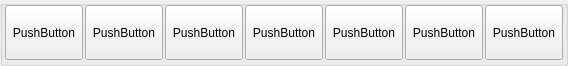
   <widget class="QGroupBox" name="groupBox_3">
    <property name="geometry">
     <rect>
      <x>259</x>
      <y>153</y>
      <width>568</width>
      <height>66</height>
     </rect>
    </property>
    <property name="title">
     <string/>
    </property>
    <widget class="QPushButton" name="pushButton_15">
     <property name="geometry">
      <rect>
       <x>5</x>
       <y>5</y>
       <width>78</width>
       <height>55</height>
      </rect>
     </property>
     <property name="sizePolicy">
      <sizepolicy hsizetype="Fixed" vsizetype="Fixed">
       <horstretch>0</horstretch>
       <verstretch>0</verstretch>
      </sizepolicy>
     </property>
     <property name="minimumSize">
      <size>
       <width>0</width>
       <height>55</height>
      </size>
     </property>
     <property name="maximumSize">
      <size>
       <width>100</width>
       <height>16777215</height>
      </size>
     </property>
     <property name="autoFillBackground">
      <bool>false</bool>
     </property>
     <property name="text">
      <string>PushButton</string>
     </property>
     <property name="checkable">
      <bool>false</bool>
     </property>
     <property name="checked">
      <bool>false</bool>
     </property>
     <property name="autoDefault">
      <bool>false</bool>
     </property>
     <property name="default">
      <bool>false</bool>
     </property>
     <property name="flat">
      <bool>false</bool>
     </property>
    </widget>
    <widget class="QPushButton" name="pushButton_16">
     <property name="geometry">
      <rect>
       <x>85</x>
       <y>5</y>
       <width>78</width>
       <height>55</height>
      </rect>
     </property>
     <property name="sizePolicy">
      <sizepolicy hsizetype="Fixed" vsizetype="Fixed">
       <horstretch>0</horstretch>
       <verstretch>0</verstretch>
      </sizepolicy>
     </property>
     <property name="minimumSize">
      <size>
       <width>0</width>
       <height>55</height>
      </size>
     </property>
     <property name="maximumSize">
      <size>
       <width>100</width>
       <height>16777215</height>
      </size>
     </property>
     <property name="autoFillBackground">
      <bool>false</bool>
     </property>
     <property name="text">
      <string>PushButton</string>
     </property>
     <property name="checkable">
      <bool>false</bool>
     </property>
     <property name="checked">
      <bool>false</bool>
     </property>
     <property name="autoDefault">
      <bool>false</bool>
     </property>
     <property name="default">
      <bool>false</bool>
     </property>
     <property name="flat">
      <bool>false</bool>
     </property>
    </widget>
    <widget class="QPushButton" name="pushButton_17">
     <property name="geometry">
      <rect>
       <x>165</x>
       <y>5</y>
       <width>78</width>
       <height>55</height>
      </rect>
     </property>
     <property name="sizePolicy">
      <sizepolicy hsizetype="Fixed" vsizetype="Fixed">
       <horstretch>0</horstretch>
       <verstretch>0</verstretch>
      </sizepolicy>
     </property>
     <property name="minimumSize">
      <size>
       <width>0</width>
       <height>55</height>
      </size>
     </property>
     <property name="maximumSize">
      <size>
       <width>100</width>
       <height>16777215</height>
      </size>
     </property>
     <property name="autoFillBackground">
      <bool>false</bool>
     </property>
     <property name="text">
      <string>PushButton</string>
     </property>
     <property name="checkable">
      <bool>false</bool>
     </property>
     <property name="checked">
      <bool>false</bool>
     </property>
     <property name="autoDefault">
      <bool>false</bool>
     </property>
     <property name="default">
      <bool>false</bool>
     </property>
     <property name="flat">
      <bool>false</bool>
     </property>
    </widget>
    <widget class="QPushButton" name="pushButton_18">
     <property name="geometry">
      <rect>
       <x>245</x>
       <y>5</y>
       <width>78</width>
       <height>55</height>
      </rect>
     </property>
     <property name="sizePolicy">
      <sizepolicy hsizetype="Fixed" vsizetype="Fixed">
       <horstretch>0</horstretch>
       <verstretch>0</verstretch>
      </sizepolicy>
     </property>
     <property name="minimumSize">
      <size>
       <width>0</width>
       <height>55</height>
      </size>
     </property>
     <property name="maximumSize">
      <size>
       <width>100</width>
       <height>16777215</height>
      </size>
     </property>
     <property name="autoFillBackground">
      <bool>false</bool>
     </property>
     <property name="text">
      <string>PushButton</string>
     </property>
     <property name="checkable">
      <bool>false</bool>
     </property>
     <property name="checked">
      <bool>false</bool>
     </property>
     <property name="autoDefault">
      <bool>false</bool>
     </property>
     <property name="default">
      <bool>false</bool>
     </property>
     <property name="flat">
      <bool>false</bool>
     </property>
    </widget>
    <widget class="QPushButton" name="pushButton_19">
     <property name="geometry">
      <rect>
       <x>325</x>
       <y>5</y>
       <width>78</width>
       <height>55</height>
      </rect>
     </property>
     <property name="sizePolicy">
      <sizepolicy hsizetype="Fixed" vsizetype="Fixed">
       <horstretch>0</horstretch>
       <verstretch>0</verstretch>
      </sizepolicy>
     </property>
     <property name="minimumSize">
      <size>
       <width>0</width>
       <height>55</height>
      </size>
     </property>
     <property name="maximumSize">
      <size>
       <width>100</width>
       <height>16777215</height>
      </size>
     </property>
     <property name="autoFillBackground">
      <bool>false</bool>
     </property>
     <property name="text">
      <string>PushButton</string>
     </property>
     <property name="checkable">
      <bool>false</bool>
     </property>
     <property name="checked">
      <bool>false</bool>
     </property>
     <property name="autoDefault">
      <bool>false</bool>
     </property>
     <property name="default">
      <bool>false</bool>
     </property>
     <property name="flat">
      <bool>false</bool>
     </property>
    </widget>
    <widget class="QPushButton" name="pushButton_20">
     <property name="geometry">
      <rect>
       <x>405</x>
       <y>5</y>
       <width>78</width>
       <height>55</height>
      </rect>
     </property>
     <property name="sizePolicy">
      <sizepolicy hsizetype="Fixed" vsizetype="Fixed">
       <horstretch>0</horstretch>
       <verstretch>0</verstretch>
      </sizepolicy>
     </property>
     <property name="minimumSize">
      <size>
       <width>0</width>
       <height>55</height>
      </size>
     </property>
     <property name="maximumSize">
      <size>
       <width>100</width>
       <height>16777215</height>
      </size>
     </property>
     <property name="autoFillBackground">
      <bool>false</bool>
     </property>
     <property name="text">
      <string>PushButton</string>
     </property>
     <property name="checkable">
      <bool>false</bool>
     </property>
     <property name="checked">
      <bool>false</bool>
     </property>
     <property name="autoDefault">
      <bool>false</bool>
     </property>
     <property name="default">
      <bool>false</bool>
     </property>
     <property name="flat">
      <bool>false</bool>
     </property>
    </widget>
    <widget class="QPushButton" name="pushButton_21">
     <property name="geometry">
      <rect>
       <x>485</x>
       <y>5</y>
       <width>78</width>
       <height>55</height>
      </rect>
     </property>
     <property name="sizePolicy">
      <sizepolicy hsizetype="Fixed" vsizetype="Fixed">
       <horstretch>0</horstretch>
       <verstretch>0</verstretch>
      </sizepolicy>
     </property>
     <property name="minimumSize">
      <size>
       <width>0</width>
       <height>55</height>
      </size>
     </property>
     <property name="maximumSize">
      <size>
       <width>100</width>
       <height>16777215</height>
      </size>
     </property>
     <property name="autoFillBackground">
      <bool>false</bool>
     </property>
     <property name="text">
      <string>PushButton</string>
     </property>
     <property name="checkable">
      <bool>false</bool>
     </property>
     <property name="checked">
      <bool>false</bool>
     </property>
     <property name="autoDefault">
      <bool>false</bool>
     </property>
     <property name="default">
      <bool>false</bool>
     </property>
     <property name="flat">
      <bool>false</bool>
     </property>
    </widget>
   </widget>
